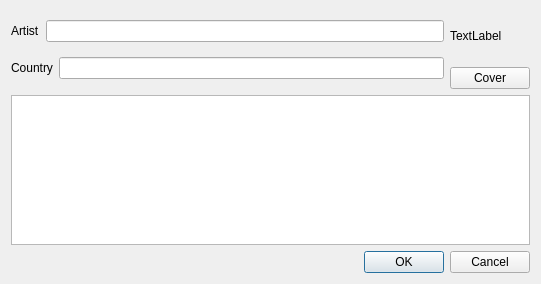
<?xml version="1.0" encoding="UTF-8"?>
<ui version="4.0">
 <class>ArtistDialog</class>
 <widget class="QDialog" name="ArtistDialog">
  <property name="geometry">
   <rect>
    <x>0</x>
    <y>0</y>
    <width>541</width>
    <height>284</height>
   </rect>
  </property>
  <property name="windowTitle">
   <string>Dialog</string>
  </property>
  <layout class="QGridLayout" name="gridLayout">
   <item row="0" column="0">
    <layout class="QHBoxLayout" name="horizontalLayout_3">
     <item>
      <layout class="QVBoxLayout" name="verticalLayout_2">
       <item>
        <layout class="QHBoxLayout" name="horizontalLayout">
         <item>
          <widget class="QLabel" name="label">
           <property name="text">
            <string>Artist</string>
           </property>
          </widget>
         </item>
         <item>
          <widget class="QLineEdit" name="lineEdit_3"/>
         </item>
        </layout>
       </item>
       <item>
        <layout class="QHBoxLayout" name="horizontalLayout_2">
         <item>
          <widget class="QLabel" name="label_3">
           <property name="text">
            <string>Country</string>
           </property>
          </widget>
         </item>
         <item>
          <widget class="QLineEdit" name="lineEdit"/>
         </item>
        </layout>
       </item>
      </layout>
     </item>
     <item>
      <layout class="QVBoxLayout" name="verticalLayout">
       <item>
        <widget class="QLabel" name="label_6">
         <property name="minimumSize">
          <size>
           <width>75</width>
           <height>50</height>
          </size>
         </property>
         <property name="text">
          <string>TextLabel</string>
         </property>
        </widget>
       </item>
       <item>
        <widget class="QPushButton" name="pushButton_2">
         <property name="text">
          <string>Cover</string>
         </property>
        </widget>
       </item>
      </layout>
     </item>
    </layout>
   </item>
   <item row="1" column="0">
    <widget class="QTextEdit" name="textEdit"/>
   </item>
   <item row="2" column="0">
    <widget class="QDialogButtonBox" name="buttonBox">
     <property name="standardButtons">
      <set>QDialogButtonBox::Cancel|QDialogButtonBox::Ok</set>
     </property>
    </widget>
   </item>
  </layout>
 </widget>
 <resources/>
 <connections/>
</ui>
